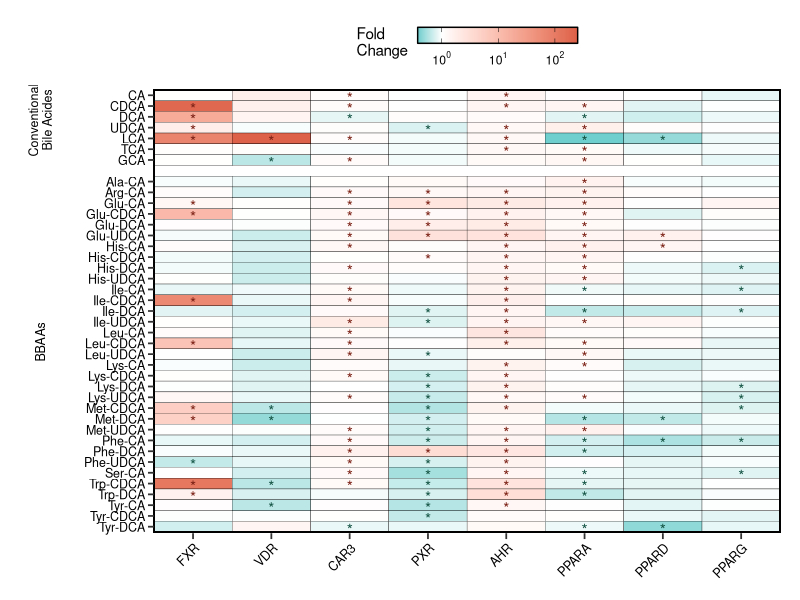
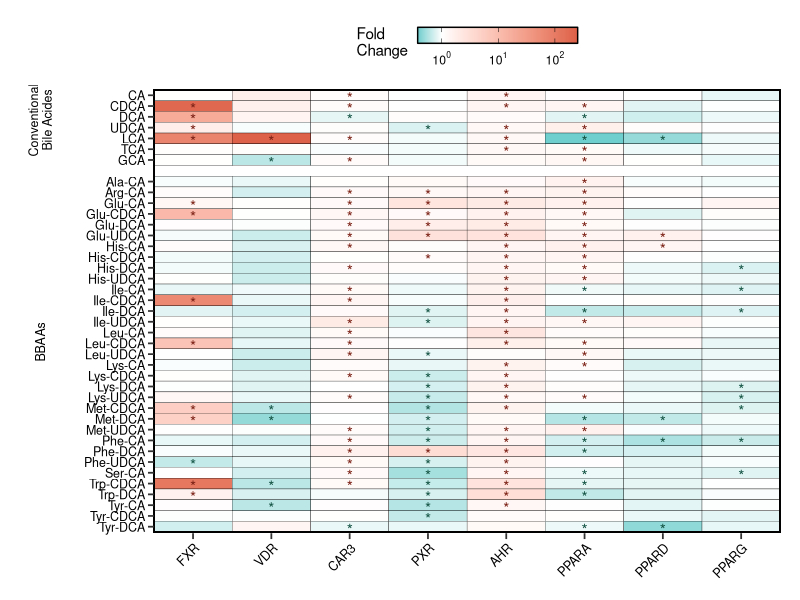
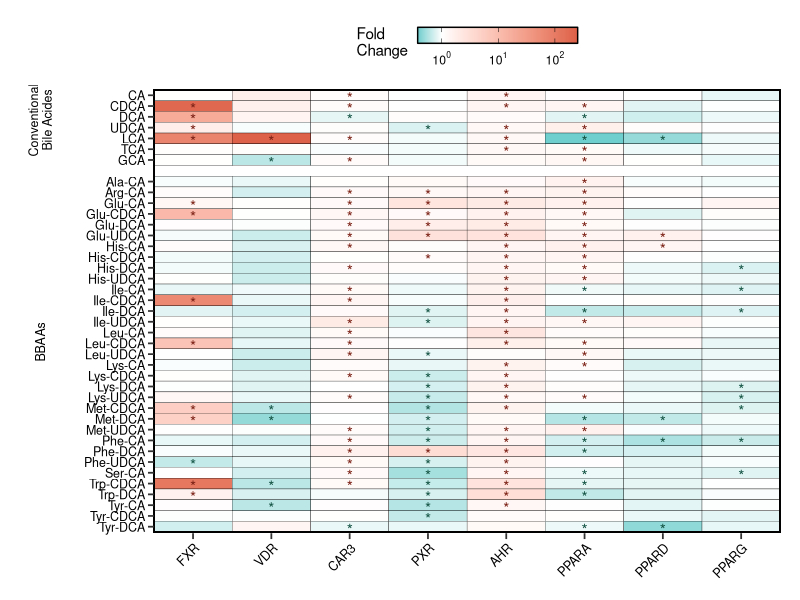

R code for these plots, in order:
library(tidyverse)
library(cowplot)

#读入数据
data  = readxl::read_xlsx("data.xlsx")

#先定义好各列因子的顺序，防止绘图时按照默认首字母排序排乱了
data$`Bile Acides` <- factor(data$`Bile Acides`, levels = data$`Bile Acides` %>% unique() %>% rev())
data$TFactor <- factor(data$TFactor, levels = data$TFactor %>% unique())
data$Type <- factor(data$Type, levels = data$Type %>% unique())

data[which(data$Significant == "yes"),"sig"] <- '*'


# 绘图

p <- ggplot(data, aes(TFactor, `Bile Acides`)) +
  geom_tile(aes(fill = `Fold Change`), color = "black") +
  scale_fill_gradientn(colours = c("#6FCFCF", "white", "#DD6048"),
                       values = c(0, 0.15, 1),
                       name="Fold\nChange", 
                       breaks = c(0, 1, 2),
                       labels = c(expression(10^0), expression(10^1), expression(10^2))) +
  scale_y_discrete(breaks = levels(data$`Bile Acides`), 
                   limits = c(levels(data$`Bile Acides`)[1:33], "skip", 
                              levels(data$`Bile Acides`)[34:40])) +
  geom_rect(aes(xmin = 0.5, xmax = 8.5, ymin = 0.5, ymax = 41.5), 
            fill = NA, color = "black", linewidth = 0.6) +
  scale_x_discrete(expand = c(0, 0)) +
  geom_text(aes(label = sig), 
            color = ifelse(data$`Fold Change` < 0, "#145444", "#7C2115"), 
            vjust = 0.75,
            size = 4) +
  labs(x = NULL, y = NULL) +
  theme_bw() +
  theme(panel.grid = element_blank(),
        panel.border = element_blank(),
        axis.text.x = element_text(angle = 45, size = 9, color = "black", hjust = 1),
        axis.text.y = element_text(size = 9, color = "black"),
        axis.ticks.length = unit(0.15, "cm"),
        axis.ticks = element_line(linewidth = 0.6),
        plot.margin = margin(0.5, 0.5, 0.5, 0, 'cm')) +
  guides(fill = guide_colorbar(position = "top",
                               barwidth = 8,
                               barheight = 0.8,
                               direction = "horizontal",
                               title.vjust = 1,
                               title.theme = element_text(hjust = 0),
                               ticks.colour = "black",
                               ticks.outside = TRUE,
                               frame.colour = "black"))

# 添加自定义文本
anno <- ggdraw() + 
  draw_label("Conventional\nBile Acides", y = 0.8, 
                              angle = 90, size = 9) +
  draw_label("BBAAs", y = 0.43, 
             angle = 90, size = 9)

plot_grid(anno, p, ncol = 2, rel_widths = c(0.1, 0.9))


ggsave("heatmap-significant.png", width = 3.5, height = 7, dpi = 600)
ggsave("heatmap-significant.pdf", width = 3.5, height = 7)
  


        